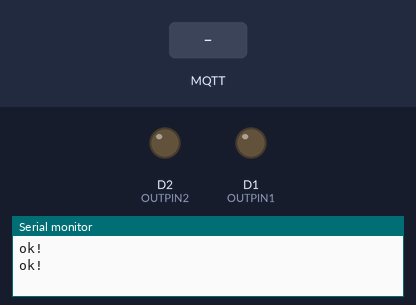
Simulated run of this sketch. Board: ESP8266 (NodeMCU). Shown: output pins drawn as LEDs (lit = HIGH), the last lines printed to the serial monitor. The inputs (shaded band) are chosen by the test bench. WiFi joins after 1.5 s; servers stay silent unless stated; no MQTT or app messages arrive unless stated.

Above: at 2.7 s.
2.8 s: MQTT message "a" arrives on the first subscribed topic
At 4.0 s:
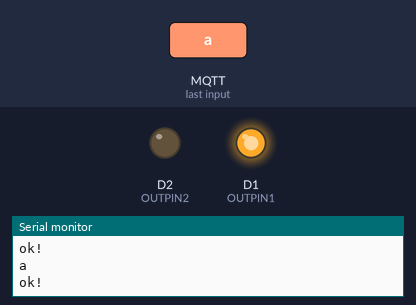
4.3 s: MQTT message "b" arrives on the first subscribed topic
5.8 s: MQTT message "b" arrives on the first subscribed topic
At 6.3 s:
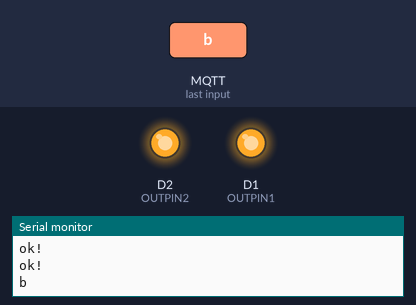
7.3 s: MQTT message "a" arrives on the first subscribed topic
At 8.6 s:
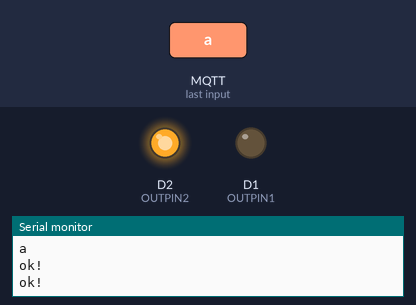
Timing chart, 0 to 9.8 s (numbered marks = the images above; inputs shaded):
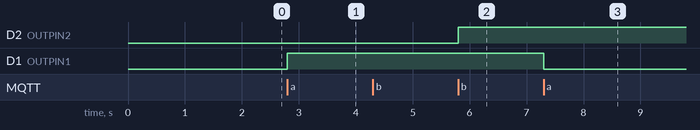

The sketch:

mqtt.ino
```cpp
#include <ESP8266WiFi.h>
#include <PubSubClient.h>
#define OUTPIN1 D1
#define OUTPIN2 D2


const char* ssid = "LI-511";//连接的路由器的名字
const char* password = "googleiot";//连接的路由器的密码
const char* mqtt_server = "192.168.74.1";//服务器的地址 iot.eclipse.org是开源服务器

//const char* ssid = "WLAN_AP_506";
//const char* password = "yc2016pwd";
//const char* mqtt_server = "192.168.1.105";

WiFiClient espClient;
PubSubClient client(espClient);

long lastMsg = 0;//存放时间的变量
char msg[50];    //存放要发的数据
bool setting=0;  //被遥控的变量

void setup_wifi() {//自动连WIFI接入网络
  delay(10);
  WiFi.begin(ssid, password);
  while (WiFi.status() != WL_CONNECTED) {
    delay(500);
  }
}


void reconnect() {//等待，直到连接上服务器
    while (!client.connected()) {//如果连接上
    if (client.connect("HYCdashuaigehaha579")) {//接入时的用户名，尽量取一个很不常用的用户名
      client.subscribe("BBQ");//接收外来的数据时的intopic
    }
    else {
      Serial.print("failed, rc=");//连接失败
      Serial.print(client.state());//重新连接
      Serial.println(" try again in 5 seconds");//延时5秒后重新连接
      delay(5000);
    }
  }
}


void callback(char* topic, byte* payload, unsigned int length) {//用于接收服务器接收的数据
  for (int i = 0; i < length; i++) {
    Serial.print((char)payload[i]);//串口打印出接收到的数据
  }
  Serial.println();//换行
  if ((char)payload[0] == 'a') {//如果收到的数据是a,控制前进
         setting=!setting;//改变继电器的状态。
         if(setting==0){
          digitalWrite(OUTPIN1,LOW);
            }
          else{
            digitalWrite(OUTPIN1,HIGH);
          }//根据setting的值控制继电器的状态。
  }
  Serial.println();//换行
  if ((char)payload[0] == 'b') {//如果收到的数据是b,控制后退
         setting=!setting;//改变继电器的状态。
         if(setting==0){
          digitalWrite(OUTPIN2,LOW);
            }
          else{
            digitalWrite(OUTPIN2,HIGH);;
          }//根据setting的值控制继电器的状态。
  }
}


void setup()
{
   pinMode(OUTPIN1,OUTPUT);//设置D1引脚状态为可输出状态
   pinMode(OUTPIN2,OUTPUT);//设置D1引脚状态为可输出状态
   Serial.begin(9600);//设置串口波特率（与烧写用波特率不是一个概念）
   setup_wifi();//自动连WIFI接入网络
   client.setServer(mqtt_server, 1883);//61613为端口号
   client.setCallback(callback); //用于接收服务器接收的数据
}

 void loop() {//主循环
    float tem=88;//温度，测试使用
    reconnect();//确保连上服务器，否则一直等待。
    client.loop();//MCU接收数据的主循环函数。
    long now = millis();//记录当前时间
    if (now - lastMsg > 1000) {//每隔1秒发一次信号
    dtostrf(tem,1,2,msg);//将float转为char的数组msg，其中第三个传入值(2)是保留的位数(2位）
    client.publish("BBQ", msg);//发送数据，其中BBQ是发出去的topic
    Serial.println("ok!");//串口打印OK！
    lastMsg = now;//刷新上一次发送数据的时间
  }
 }
```

Measured:
- after the input at 2.8 s, D1 (OUTPIN1): LOW → HIGH at once
- after the input at 5.8 s, D2 (OUTPIN2): LOW → HIGH at once
- after the input at 7.3 s, D1 (OUTPIN1): HIGH → LOW at once
